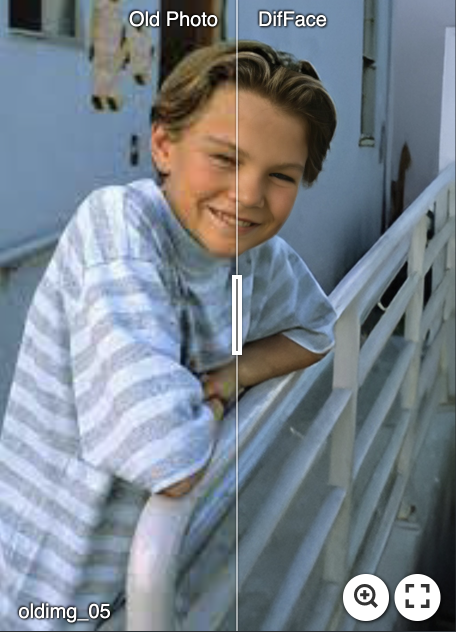
#> input picture assets/oldimg_05.png, 912 x 1264 px (shown at 1/2 size)
$ python adaptive_n.py assets/oldimg_05.png   (older library calls are emulated)
#> lines starting #> are read from the running program, lines starting #| are printed output that depends on the picture
#!/usr/bin/env python
# -*- coding:utf-8 -*-
# Degradation-Aware Dynamic N Selection for DifFace
# Computes degradation severity from a low-quality input and maps it
# to an adaptive starting timestep N for the diffusion reverse process.

import cv2
import numpy as np


def estimate_degradation_severity(lq_image):
    """
    Estimate the degradation severity of a low-quality face image.

    Uses two complementary metrics:
      1. Laplacian variance (blur detection) — lower variance = more blur = more degraded
      2. Gaussian difference (noise estimation) — higher residual energy = more noise = more degraded

    Args:
        lq_image: numpy array, H x W x C, uint8 or float32 [0,1], RGB or BGR.
                  Can also be a file path (str).

    Returns:
        severity: float in [0, 1], where 0 = clean / minimal degradation,
                  1 = severely degraded.
        info: dict with sub-scores for logging.
    """
    # --- Load / convert image ---
    if isinstance(lq_image, str):
        img = cv2.imread(lq_image, cv2.IMREAD_COLOR)
        if img is None:
            raise ValueError(f"Could not read image: {lq_image}")
    else:
        img = lq_image.copy()
        # Convert float [0,1] to uint8 if needed
        if img.dtype in (np.float32, np.float64):
            img = np.clip(img * 255.0, 0, 255).astype(np.uint8)

    # Convert to grayscale for analysis
    if img.ndim == 3:
        gray = cv2.cvtColor(img, cv2.COLOR_BGR2GRAY) if img.shape[2] == 3 else img[:, :, 0]
    else:
        gray = img

    # Resize to a canonical size for consistent scoring across resolutions
    canonical_size = (256, 256)
    gray_resized = cv2.resize(gray, canonical_size, interpolation=cv2.INTER_AREA)

    # ----------------------------------------------------------------
    # 1) Blur detection via Laplacian variance
    #    A sharp image has high Laplacian variance; a blurry one has low.
    # ----------------------------------------------------------------
    laplacian = cv2.Laplacian(gray_resized, cv2.CV_64F)
    lap_var = laplacian.var()

    # Empirical thresholds for face images:
    #   - Very blurry faces: lap_var < 50
    #   - Moderately blurry:  50 - 300
    #   - Sharp faces:        lap_var > 800
    LAP_LOW = 30.0    # below this → severity = 1
    LAP_HIGH = 800.0  # above this → severity = 0

    blur_score = 1.0 - np.clip((lap_var - LAP_LOW) / (LAP_HIGH - LAP_LOW), 0.0, 1.0)

    # ----------------------------------------------------------------
    # 2) Noise estimation via Difference of Gaussians (DoG)
    #    Subtract a mildly smoothed version from a more smoothed version;
    #    the residual captures high-frequency noise energy.
    # ----------------------------------------------------------------
    gray_f = gray_resized.astype(np.float64)
    blur_small = cv2.GaussianBlur(gray_f, (3, 3), 0.5)
    blur_large = cv2.GaussianBlur(gray_f, (7, 7), 1.5)
    dog = blur_small - blur_large
    noise_energy = np.std(dog)

    # Empirical thresholds:
    #   - Clean images:  noise_energy < 3
    #   - Noisy images:  noise_energy > 15
    NOISE_LOW = 2.0
    NOISE_HIGH = 18.0

    noise_score = np.clip((noise_energy - NOISE_LOW) / (NOISE_HIGH - NOISE_LOW), 0.0, 1.0)

    # ----------------------------------------------------------------
    # 3) Combine: weighted average (blur is usually dominant in face restoration)
    # ----------------------------------------------------------------
    BLUR_WEIGHT = 0.65
    NOISE_WEIGHT = 0.35
    severity = float(np.clip(BLUR_WEIGHT * blur_score + NOISE_WEIGHT * noise_score, 0.0, 1.0))

    info = {
        'laplacian_var': float(lap_var),
        'blur_score': float(blur_score),
        'noise_energy': float(noise_energy),
        'noise_score': float(noise_score),
        'severity': severity,
    }

    return severity, info


def select_N_adaptive(lq_image, N_min=250, N_max=500):
    """
    Dynamically select the starting timestep N based on image degradation severity.

    Higher severity → larger N (more diffusion steps for heavier restoration).
    Lower severity → smaller N (fewer steps preserve fidelity of less-degraded input).

    IMPORTANT: This codebase uses ddim250 respacing by default. In that regime,
    the timestep index ranges from 0 to 249. The paper's T_s = 400 (out of 1000)
    maps to index ≈ 100 in the respaced schedule. So N_min/N_max here are in the
    **original** 1000-step domain and will be converted to the respaced domain.

    Args:
        lq_image: numpy array (H x W x C) or file path string.
        N_min: int, minimum starting timestep (original 1000-step domain).
                Default 250 → respaced index ≈ 62.
        N_max: int, maximum starting timestep (original 1000-step domain).
                Default 500 → respaced index ≈ 125.

    Returns:
        N_respaced: int, the selected starting timestep in the respaced (ddim250) domain.
        severity: float, the degradation severity score.
        info: dict, detailed breakdown of the degradation analysis.
    """
    severity, info = estimate_degradation_severity(lq_image)

    # Linear interpolation in the original 1000-step domain
    N_original = int(round(N_min + severity * (N_max - N_min)))

    # Convert to respaced domain: original_steps=1000, respaced_steps=250
    # respaced_index = original_timestep * (respaced_steps / original_steps)
    ORIGINAL_STEPS = 1000
    RESPACED_STEPS = 250
    N_respaced = int(round(N_original * RESPACED_STEPS / ORIGINAL_STEPS))

    # Clamp to valid range
    N_respaced = max(1, min(N_respaced, RESPACED_STEPS - 1))

    info['N_original_domain'] = N_original
    info['N_respaced'] = N_respaced

    return N_respaced, severity, info


# [58 lines left out: function create_comparison_image, not called in this run]


if __name__ == '__main__':
    """Quick test: run on a single image to see degradation analysis."""
    import sys

    if len(sys.argv) < 2:
        print("Usage: python adaptive_n.py <image_path>")
        sys.exit(1)

    img_path = sys.argv[1]
    severity, info = estimate_degradation_severity(img_path)
#> in estimate_degradation_severity, img is the input picture: shape (1264, 912, 3); mean B, G, R 140.3, 130.4, 120.5
#> in estimate_degradation_severity, `gray = cv2.cvtColor(img, cv2.COLOR_BGR2GRAY) if img.shape[2] == 3 else..`:
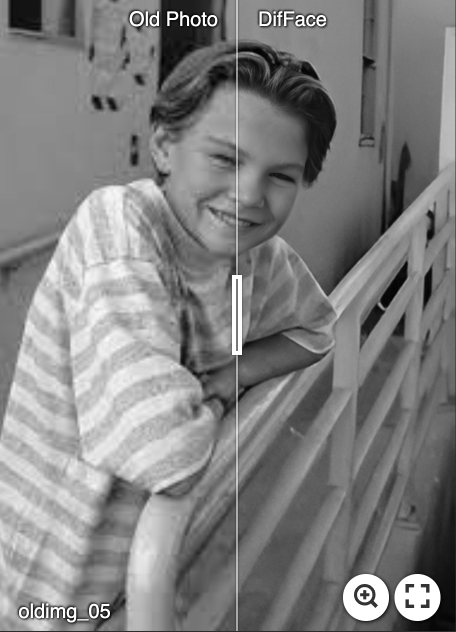
#> gray: shape (1264, 912) (shown at 1/2 size); min 0, max 255, mean 128.6
#> in estimate_degradation_severity, `gray_resized = cv2.resize(gray, canonical_size, interpolation=cv2.INTE..`:
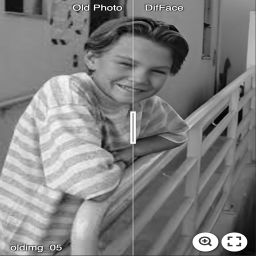
#> gray_resized: shape (256, 256); min 4, max 255, mean 128.6
#> in estimate_degradation_severity, `laplacian = cv2.Laplacian(gray_resized, cv2.CV_64F)`:
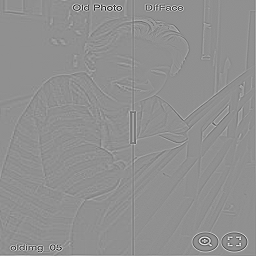
#> laplacian: shape (256, 256) float64; min -593, max 455, mean 0.2; drawn with min black and max white
#> in estimate_degradation_severity, `lap_var = laplacian.var()`: lap_var = 1336.4
#> in estimate_degradation_severity, `blur_score = 1.0 - np.clip((lap_var - LAP_LOW) / (LAP_HIGH - LAP_LOW),..`: blur_score = 0
#> in estimate_degradation_severity, `blur_large = cv2.GaussianBlur(gray_f, (7, 7), 1.5)`:
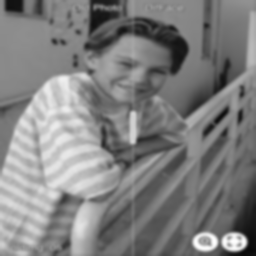
#> blur_large: shape (256, 256) float64; min 8.87, max 254.8, mean 128.6
#> in estimate_degradation_severity, `dog = blur_small - blur_large`:
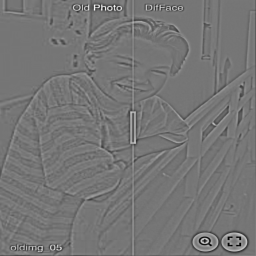
#> dog: shape (256, 256) float64; min -98.39, max 114.3, mean 0; drawn with min black and max white
#> in estimate_degradation_severity, `noise_energy = np.std(dog)`: noise_energy = 9.55
#> in estimate_degradation_severity, `noise_score = np.clip((noise_energy - NOISE_LOW) / (NOISE_HIGH - NOISE..`: noise_score = 0.472
#> in estimate_degradation_severity, `severity = float(np.clip(BLUR_WEIGHT * blur_score + NOISE_WEIGHT * noi..`: severity = 0.165
#> in estimate_degradation_severity, `info = { 'laplacian_var': float(lap_var), 'blur_score': float(blur_sco..`: info = {'laplacian_var': 1336.4, 'blur_score': 0, 'noise_energy': 9.55, 'noise_score': 0.472, 'severity': 0.165}
#> severity = 0.165
    N_respaced, _, _ = select_N_adaptive(img_path)
#> in select_N_adaptive, `N_original = int(round(N_min + severity * (N_max - N_min)))`: N_original = 291
#> in select_N_adaptive, `N_respaced = int(round(N_original * RESPACED_STEPS / ORIGINAL_STEPS))`: N_respaced = 73
#> N_respaced = 73

    print(f"\n{'='*60}")
    print(f"  Degradation Analysis: {img_path}")
    print(f"{'='*60}")
    print(f"  Laplacian variance : {info['laplacian_var']:.2f}")
#|   Laplacian variance : 1336.40
    print(f"  Blur score         : {info['blur_score']:.3f}")
#|   Blur score         : 0.000
    print(f"  Noise energy (DoG) : {info['noise_energy']:.2f}")
#|   Noise energy (DoG) : 9.55
    print(f"  Noise score        : {info['noise_score']:.3f}")
#|   Noise score        : 0.472
    print(f"  Combined severity  : {severity:.3f}")
#|   Combined severity  : 0.165
    print(f"  Selected N (ddim250 respaced): {N_respaced}")
#|   Selected N (ddim250 respaced): 73
    print(f"  (Original fixed N=100, paper T_s=400)")
    print(f"{'='*60}\n")

$ run again, on assets/0729.png
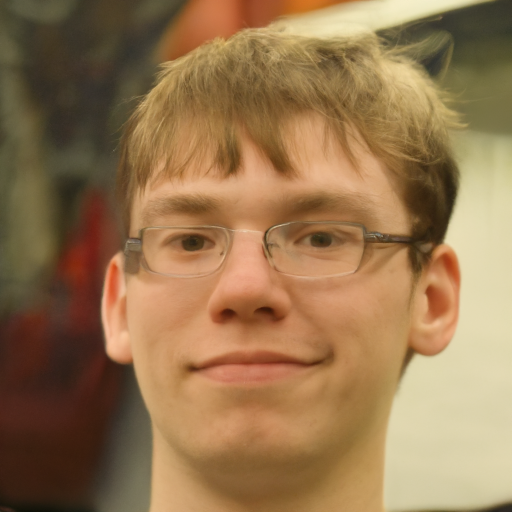
#> input picture assets/0729.png, 512 x 512 px
#> in estimate_degradation_severity, img is the input picture: shape (512, 512, 3); mean B, G, R 80.4, 118, 150.7
#> in estimate_degradation_severity, `laplacian = cv2.Laplacian(gray_resized, cv2.CV_64F)`:
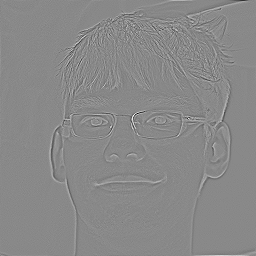
#> laplacian: shape (256, 256) float64; min -171, max 147, mean 0; drawn with min black and max white
#> lap_var = 117.1
#> blur_score = 0.887
#> in estimate_degradation_severity, `dog = blur_small - blur_large`:
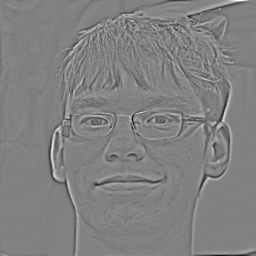
#> dog: shape (256, 256) float64; min -38.19, max 36.96, mean 0; drawn with min black and max white
#> noise_energy = 3.76
#> noise_score = 0.11
#> in estimate_degradation_severity, `severity = float(np.clip(BLUR_WEIGHT * blur_score + NOISE_WEIGHT * noi..`: severity = 0.615
#> in estimate_degradation_severity, `info = { 'laplacian_var': float(lap_var), 'blur_score': float(blur_sco..`: info = {'laplacian_var': 117.1, 'blur_score': 0.887, 'noise_energy': 3.76, 'noise_score': 0.11, 'severity': 0.615}
#> `severity, info = estimate_degradation_severity(img_path)`: severity = 0.615
#> N_original = 404
#> in select_N_adaptive, `N_respaced = int(round(N_original * RESPACED_STEPS / ORIGINAL_STEPS))`: N_respaced = 101
#|   Laplacian variance : 117.06
#|   Blur score         : 0.887
#|   Noise energy (DoG) : 3.76
#|   Noise score        : 0.110
#|   Combined severity  : 0.615
#|   Selected N (ddim250 respaced): 101

$ run again, on assets/0885.png
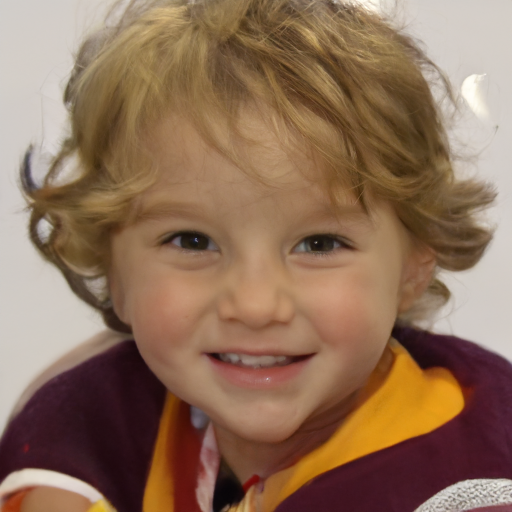
#> input picture assets/0885.png, 512 x 512 px
#> in estimate_degradation_severity, img is the input picture: shape (512, 512, 3); mean B, G, R 88.4, 111.3, 142.3
#> in estimate_degradation_severity, `laplacian = cv2.Laplacian(gray_resized, cv2.CV_64F)`:
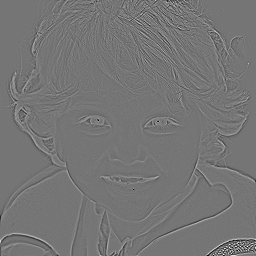
#> laplacian: shape (256, 256) float64; min -163, max 190, mean 0; drawn with min black and max white
#> lap_var = 217
#> blur_score = 0.757
#> in estimate_degradation_severity, `dog = blur_small - blur_large`:
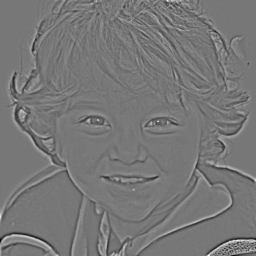
#> dog: shape (256, 256) float64; min -44.85, max 50.65, mean 0; drawn with min black and max white
#> noise_energy = 5
#> noise_score = 0.188
#> in estimate_degradation_severity, `severity = float(np.clip(BLUR_WEIGHT * blur_score + NOISE_WEIGHT * noi..`: severity = 0.558
#> in estimate_degradation_severity, `info = { 'laplacian_var': float(lap_var), 'blur_score': float(blur_sco..`: info = {'laplacian_var': 217, 'blur_score': 0.757, 'noise_energy': 5, 'noise_score': 0.188, 'severity': 0.558}
#> `severity, info = estimate_degradation_severity(img_path)`: severity = 0.558
#> N_original = 389
#> in select_N_adaptive, `N_respaced = int(round(N_original * RESPACED_STEPS / ORIGINAL_STEPS))`: N_respaced = 97
#|   Laplacian variance : 217.02
#|   Blur score         : 0.757
#|   Noise energy (DoG) : 5.00
#|   Noise score        : 0.188
#|   Combined severity  : 0.558
#|   Selected N (ddim250 respaced): 97

$ run again, on assets/0934.png
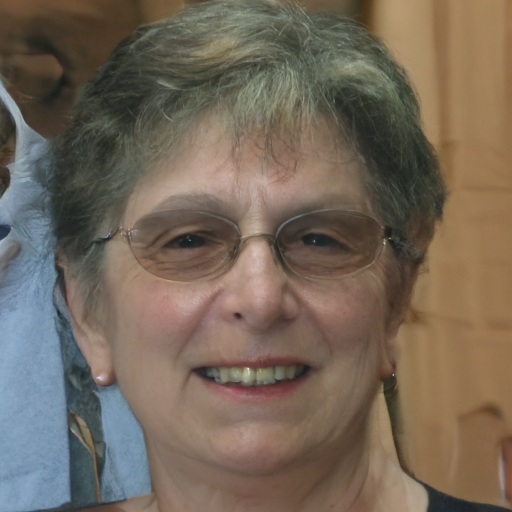
#> input picture assets/0934.png, 512 x 512 px
#> in estimate_degradation_severity, img is the input picture: shape (512, 512, 3); mean B, G, R 88.9, 103.2, 116.3
#> in estimate_degradation_severity, `laplacian = cv2.Laplacian(gray_resized, cv2.CV_64F)`:
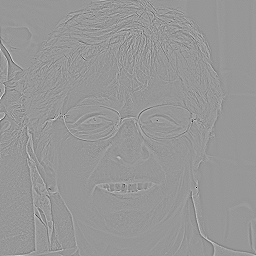
#> laplacian: shape (256, 256) float64; min -258, max 177, mean 0; drawn with min black and max white
#> lap_var = 176.3
#> blur_score = 0.81
#> in estimate_degradation_severity, `dog = blur_small - blur_large`:
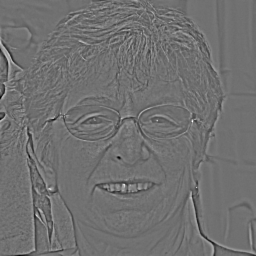
#> dog: shape (256, 256) float64; min -36.37, max 45.72, mean 0; drawn with min black and max white
#> noise_energy = 3.92
#> noise_score = 0.12
#> in estimate_degradation_severity, `severity = float(np.clip(BLUR_WEIGHT * blur_score + NOISE_WEIGHT * noi..`: severity = 0.569
#> in estimate_degradation_severity, `info = { 'laplacian_var': float(lap_var), 'blur_score': float(blur_sco..`: info = {'laplacian_var': 176.3, 'blur_score': 0.81, 'noise_energy': 3.92, 'noise_score': 0.12, 'severity': 0.569}
#> `severity, info = estimate_degradation_severity(img_path)`: severity = 0.569
#> N_original = 392
#> in select_N_adaptive, `N_respaced = int(round(N_original * RESPACED_STEPS / ORIGINAL_STEPS))`: N_respaced = 98
#|   Laplacian variance : 176.28
#|   Blur score         : 0.810
#|   Noise energy (DoG) : 3.92
#|   Noise score        : 0.120
#|   Combined severity  : 0.569
#|   Selected N (ddim250 respaced): 98
